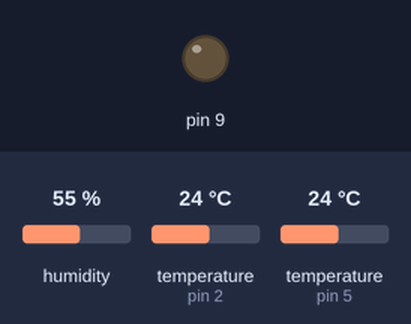
Bench run of a sketch on a simulated Arduino Uno, built with avr-gcc and run on an emulated ATmega328P. Shown: output pins drawn as LEDs (lit = HIGH). Wiring (inferred from the names in the program): DS1307 clock at I2C address 0x68. The test bench sets the inputs (shaded band); at power-on: humidity 55 %, temperature (sensors on pin 2, pin 5) 24 °C. The local clock reads 2024-03-15 10:24:30 at power-on unless the sketch sets it; storage starts empty; what the sketch prints to the serial monitor is not drawn.

Above: at 0.1 s.
At 1.6 s:
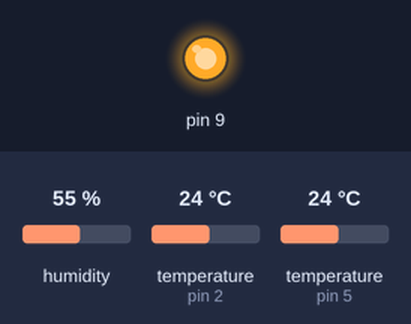
Timing chart, 0 to 5.0 s (numbered marks = the images above):
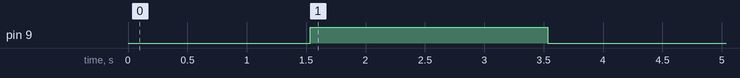

The sketch:

prototipo_teste.ino
```cpp
#include "DHT.h"
#include <SoftwareSerial.h>
#include <DallasTemperature.h>
#include <OneWire.h>
#include <SdFat.h>
#include "Wire.h"


#define DS1307_ADDRESS 0x68


const uint8_t SD_CS_PIN = 10;
SdFat SD;
SdFile file;
long datasensor = 0;


#define DHTPIN 5
#define DHTTYPE DHT22
DHT dht(DHTPIN, DHTTYPE);

SoftwareSerial mySerial(7, 8);


#define ONE_WIRE_BUS 2
OneWire oneWire(ONE_WIRE_BUS);
DallasTemperature sensors(&oneWire);
DeviceAddress sensor1;


void SubmitHttpRequest(float tempS, float tempA, float umid, String data)
{


  //adicionando dados à string:
  String enviando = "AT+HTTPPARA=\"URL\",\"apphomoext.cnpms.embrapa.br/geophotos/arquivoImages/arduino/arquivo.php?idEstacao=1&vlTempS=";
  enviando.concat(tempS);
  enviando += "&vlTempAr=";
  enviando.concat(tempA);
  enviando += "&vlUmAr=";
  enviando.concat(umid);
  enviando += "&data=";
  enviando.concat(data);
  enviando += "\"";

  //enviando
  mySerial.println("AT+CSQ");
  delay(100);
  mySerial.println("AT+CGATT?");
  delay(100);
  mySerial.println("AT+SAPBR=3,1,\"CONTYPE\",\"GPRS\"");//setting the SAPBR, the connection type is using gprs
  delay(1000);
  mySerial.println("AT+SAPBR=3,1,\"zap.vivo.com.br\",\"CMNET\"");//setting the APN, the second need you fill in your local apn server
  delay(4000);
  mySerial.println("AT+SAPBR=1,1");//setting the SAPBR, for detail you can refer to the AT command mamual
  delay(2000);
  mySerial.println("AT+HTTPINIT"); //init the HTTP request
  delay(2000);
  mySerial.println(enviando);// setting the httppara, the second parameter is the website you want to access
  delay(1000);
  mySerial.println("AT+HTTPACTION=0");//submit the request
  delay(10000);//the delay is very important, the delay time is base on the return from the website, if the return datas are very large, the time required longer.
  //while(!mySerial.available());
  mySerial.println("AT+HTTPREAD");// read the data from the website you access
  delay(300);
  mySerial.println("");
  delay(2000);


}


byte bcdToDec(byte val)  {
  // Convert binary coded decimal to normal decimal numbers
  return ( (val / 16 * 10) + (val % 16) );
}

void powerShield()
{
  pinMode(9, OUTPUT);
  digitalWrite(9, LOW);
  delay(1000);
  digitalWrite(9, HIGH);
  delay(2000);
  digitalWrite(9, LOW);
  delay(6000);
}

void setup() {
  Serial.begin(19200);


  Wire.begin();
  mySerial.begin(19200);               // the GPRS baud rate
  delay(500);
  //** Temperatura-Solo Sensor
  sensors.begin();


  //** Sensor umidade e temperatura

  dht.begin();

  //SD card
  SD.begin(SD_CS_PIN);


  powerShield();
}


void loop() {

  long diaAno = 1;

  //RTC date

  // Reset the register pointer
  Wire.beginTransmission(DS1307_ADDRESS);

  byte zero = 0x00;
  Wire.write(zero);
  Wire.endTransmission();

  Wire.requestFrom(DS1307_ADDRESS, 7);

  int second = bcdToDec(Wire.read());
  int minute = bcdToDec(Wire.read());
  int hour = bcdToDec(Wire.read() & 0b111111); //24 hour time
  int weekDay = bcdToDec(Wire.read()); //0-6 -> sunday - Saturday
  int monthDay = bcdToDec(Wire.read());
  int month = bcdToDec(Wire.read());
  int year = bcdToDec(Wire.read());

  String data;
  data.concat(year);
  data.concat(month);
  data.concat(monthDay);
  data.concat(hour);
  data.concat(minute);
  data.concat(second);


  // Lendo informações sensor de temperatura do solo
  sensors.requestTemperatures();
  float tempS = sensors.getTempC(sensor1);

  // Lendo informações sensor de umidade e temperatura do ar
  float umid = dht.readHumidity();
  float tempA = dht.readTemperature();

  //gravando no cartao sd

  if (datasensor != diaAno)
  {
    file.open("logdata2807.TXT", O_RDWR | O_CREAT | O_AT_END);
    file.println("Umidade ; Temperatura do ar ; Temperatura do solo");
    file.print(umid);
    file.print(";");
    file.print(tempA);
    file.print(";");
    file.print(tempS);
    file.print(";");
    file.println(data);
    datasensor = diaAno;
  }
  else {
    file.open("logdata2807.TXT", O_RDWR | O_CREAT | O_AT_END);
    file.print(umid);
    file.print(";");
    file.print(tempA);
    file.print(";");
    file.print(tempS);
    file.print(";");
    file.println(data);

    file.close();
  }
  //print no serial monitor

  Serial.println("Temperatura solo:\t Temperatura ar:\t Umid ar:\t data e horario:");
  Serial.print(tempS);
  Serial.print("\t");
  Serial.print(tempA);
  Serial.print("\t");
  Serial.print(umid);
  Serial.print("\t");
  Serial.print(data);
  Serial.println();


  //enviando para php.

 // SubmitHttpRequest(tempS, tempA, umid, data);


  delay(5000);

}
```
